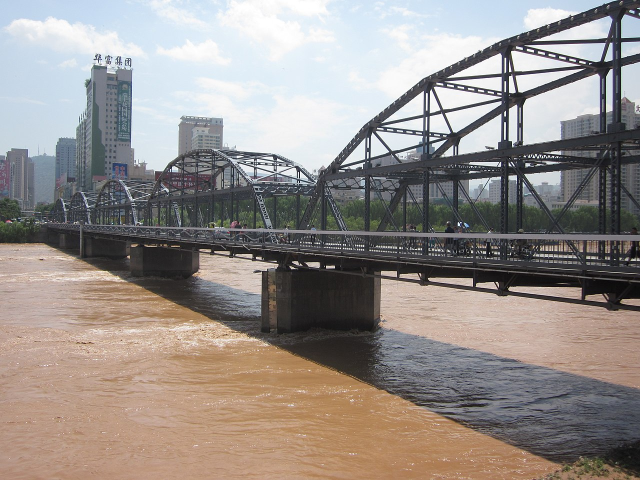
#> input picture images/Zhongshan_Bridge_in_Lanzhou.jpg, 1280 x 960 px (shown at 1/2 size); its folder holds only this picture in this run
$ python -i run_topology_simulation.py   (imports and definitions only)
#> lines starting #> are read from the running program, lines starting #| are printed output that depends on the picture
# -*- coding: utf-8 -*-
import os
import cv2
import numpy as np
import svgwrite
from skimage import measure
from shapely.geometry import LineString, MultiLineString

# ================= 配置 =================
IMAGE_DIR = r"Z:\python_projects\map_entropy\SymbolGeneration\Agent\outputs\images\生成"
# 输出目录改为 svg_output_paper_method 以示区别，代表这是严格符合论文方法的
SVG_OUT_DIR = os.path.join(IMAGE_DIR, "svg_output_paper_method")

# [2 lines not run here, left out]


# ================= 核心算法函数 (对齐 Agent) =================

def load_and_preprocess(img_array):
    """
    预处理：精准提取黑色线条区域
    【核心修改】增加 np.pad 给图片加一圈白边，确保所有线条都能形成闭合回路
    """
    # 解码图片
    img = cv2.imdecode(img_array, cv2.IMREAD_UNCHANGED)
    if img is None: return None

    # 1. 针对带 Alpha 通道的图片
    if img.ndim == 3 and img.shape[2] == 4:
        b, g, r, a = cv2.split(img)
        is_black = (b < 100) & (g < 100) & (r < 100)
        is_opaque = a > 50
        binary_mask = is_black & is_opaque
    # 2. 针对普通 JPG/PNG
    else:
        if img.ndim == 3:
            gray = cv2.cvtColor(img, cv2.COLOR_BGR2GRAY)
        else:
            gray = img
        # OTSU 反向阈值
        _, binary = cv2.threshold(gray, 0, 255, cv2.THRESH_BINARY_INV + cv2.THRESH_OTSU)
        binary_mask = binary > 0

    binary_mask = binary_mask.astype(np.uint8)

    # 形态学闭运算（缝合断裂）
    kernel = cv2.getStructuringElement(cv2.MORPH_RECT, (3, 3))
    binary_mask = cv2.morphologyEx(binary_mask, cv2.MORPH_CLOSE, kernel)

    # 【关键步骤】给 mask 四周加一圈 0 (背景)，强制所有贴边的图形闭合
    # 这样 find_contours 就能绕着最外圈走回来，形成封闭多边形
    binary_mask_padded = np.pad(binary_mask, pad_width=1, mode='constant', constant_values=0)

    return binary_mask_padded > 0


# [135 lines left out: functions extract_contours_to_shapely, save_lines_to_svg, process_and_export_aligned, not called in this run]


# [2 lines not run here, left out]

>>> import cv2
>>> picture = cv2.imread('../../images/Zhongshan_Bridge_in_Lanzhou.jpg', cv2.IMREAD_GRAYSCALE)
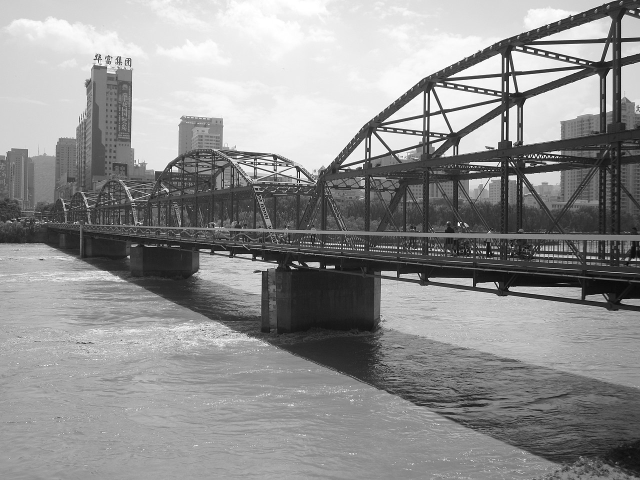
#> picture: shape (960, 1280) (shown at 1/2 size); min 0, max 255, mean 144.4
#> (the run stopped early here; a loop or call above may not have finished)
